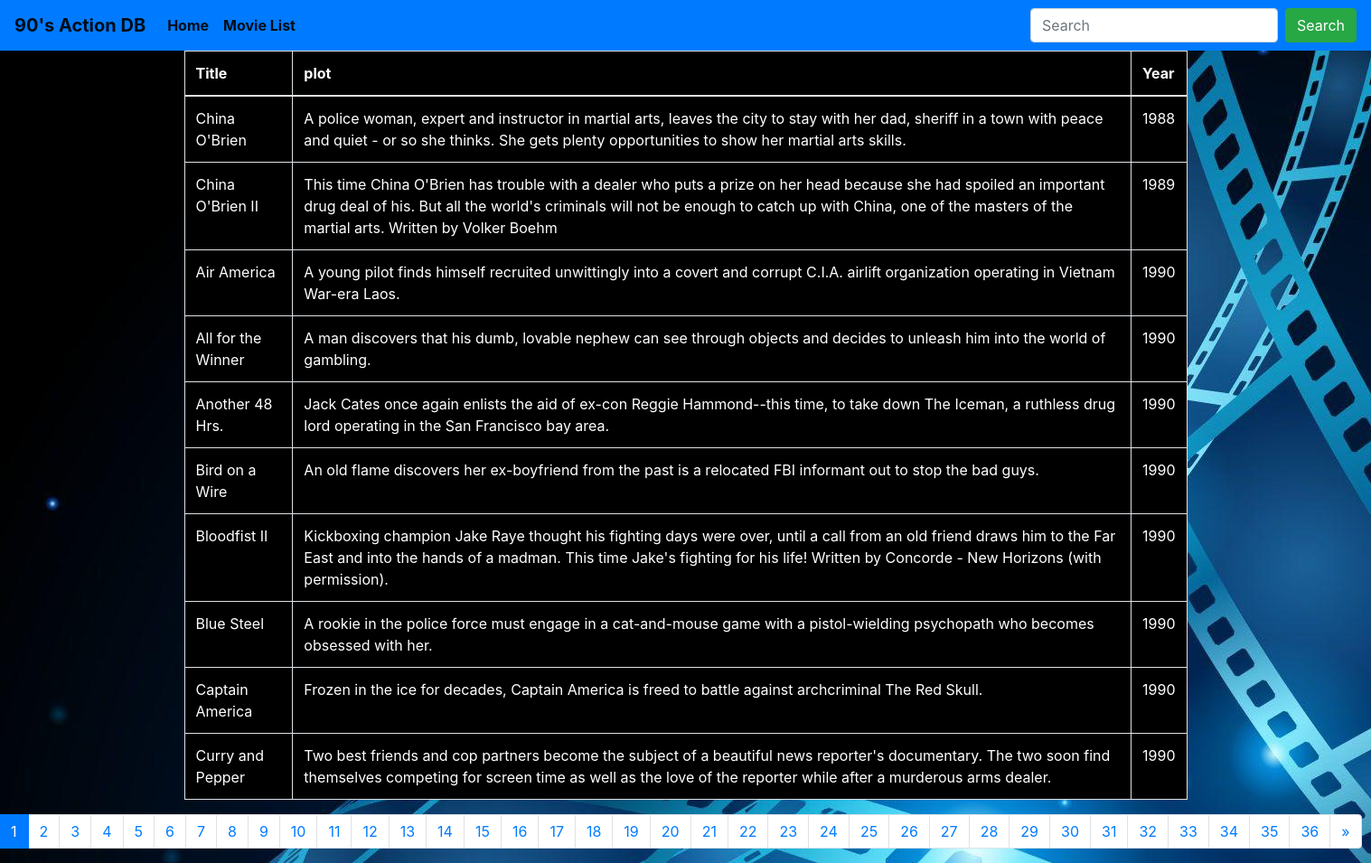
The app's page /movies with its own data.
### app/models.py (models this page shows)
class Films(models.Model):
    movie_id = models.IntegerField(primary_key=True)
    movie = models.CharField(max_length=55)
    director = models.CharField(max_length=55, blank=True, null=True)
    stars = models.CharField(max_length=67, blank=True, null=True)
    country = models.CharField(max_length=27, blank=True, null=True)
    url = models.TextField(blank=True, null=True)
    release_year = models.CharField(max_length=4)
    released = models.CharField(max_length=10, blank=True, null=True)
    plot = models.CharField(max_length=729, blank=True, null=True)
    class Meta:
        managed = False
        db_table = 'films'

### app/views.py (the view)
# urls.py: path('movies', views.movielist, name='movielist'),
def movielist(request):
    movies = Films.objects.all().order_by('release_year', 'movie')
    page = request.GET.get('page', 1)
    paginator = Paginator(movies, 10)
    try:
        films = paginator.page(page)
    except PageNotAnInteger:
        films = paginator.page(1)
    except EmptyPage:
        films = paginator.page(paginator.num_pages)
    return render(request, 'app/movielist.html', {'films': films})

### app/templates/app/movielist.html (shortened to what this page needs)
{% extends 'app/base.html' %}
{% block content %}
<div class="container">
<table class="table table-bordered">
  <thead>
    <tr>
      <th>Title</th>
      <th>plot</th>
      <th>Year</th>
    </tr>
  </thead>
  <tbody>
    {% for film in films %}
      <tr>
        <td>{{ film.movie }}</td>
        <td>{{ film.plot }}</td>
        <td>{{ film.release_year }}</td>
      </tr>
    {% endfor %}
  </tbody>
</table>
</div>
{% if films.has_other_pages %}
<nav aria-label="Page navigation example">
  <ul class="pagination">
    {% for i in films.paginator.page_range %}
      {% if films.number == i %}
       <li class="page-item active"><a class="page-link" href="?page={{ i }}">{{ i }}</a></li>
      {% else %}
        <li class="page-item"><a class="page-link" href="?page={{ i }}">{{ i }}</a></li>
      {% endif %}
    {% endfor %}
    {% if films.has_next %}
      <li class="page-item"><a class="page-link" href="?page={{ films.next_page_number }}">»</a></li>
    {% else %}
      <li class="page-item disabled"><span></span></li>
    {% endif %}
  </ul>
  </nav>
{% endif %}
{% endblock %}

### app/templates/app/base.html (shortened to what this page needs)
<!doctype html>
<html lang="en">
  <head>
    <link rel="stylesheet" href="https://stackpath.bootstrapcdn.com/bootstrap/4.4.1/css/bootstrap.min.css">
  </head>
  <body>
  <nav class="navbar navbar-expand-lg navbar-light bg-primary">
  <a class="navbar-brand font-weight-bold" href="{% url 'index' %}">90's Action DB</a>
  <div class="collapse navbar-collapse" id="navbarSupportedContent">
    <ul class="navbar-nav mr-auto">
      <li class="nav-item active">
        <a class="nav-link font-weight-bold" href="{% url 'index' %}">Home <span class="sr-only">(current)</span></a>
      </li>
      <li class="nav-item active">
        <a class="nav-link font-weight-bold" href="{% url 'movielist' %}">Movie List</a>
      </li>
    </ul>
    <form action="{% url 'search_results' %}"  method="GET"  class="form-inline my-2 my-lg-0">
      <input name="search" class="form-control mr-sm-2" type="search" placeholder="Search" aria-label="Search">
      <button  class="btn btn-success" type="submit">Search</button>
    </form>
  </div>
</nav>
    {% block content%}{% endblock %}
  {% load static %}
  </body>
</html>

### records on screen
Films: movie "China O'Brien", plot "A police woman, expert and instructor in martial arts, leaves the city to stay with her dad, sheriff in a town with peace and quiet - or so she thinks. She gets plenty opportunities to show her martial arts skills.", release_year "1988"
Films: movie "China O'Brien II", plot "This time China O'Brien has trouble with a dealer who puts a prize on her head because she had spoiled an important drug deal of his. But all the world's criminals will not be enough to catch up with China, one of the masters of the martial arts. Written by Volker Boehm", release_year "1989"
Films: movie "Air America", plot "A young pilot finds himself recruited unwittingly into a covert and corrupt C.I.A. airlift organization operating in Vietnam War-era Laos.", release_year "1990"
Films: movie "All for the Winner", plot "A man discovers that his dumb, lovable nephew can see through objects and decides to unleash him into the world of gambling.", release_year "1990"
Films: movie "Another 48 Hrs.", plot "Jack Cates once again enlists the aid of ex-con Reggie Hammond--this time, to take down The Iceman, a ruthless drug lord operating in the San Francisco bay area.", release_year "1990"
Films: movie "Bird on a Wire", plot "An old flame discovers her ex-boyfriend from the past is a relocated FBI informant out to stop the bad guys.", release_year "1990"
Films: movie "Bloodfist II", plot "Kickboxing champion Jake Raye thought his fighting days were over, until a call from an old friend draws him to the Far East and into the hands of a madman. This time Jake's fighting for his life! Written by Concorde - New Horizons (with permission).", release_year "1990"
Films: movie "Blue Steel", plot "A rookie in the police force must engage in a cat-and-mouse game with a pistol-wielding psychopath who becomes obsessed with her.", release_year "1990"
Films: movie "Captain America", plot "Frozen in the ice for decades, Captain America is freed to battle against archcriminal The Red Skull.", release_year "1990"
Films: movie "Curry and Pepper", plot "Two best friends and cop partners become the subject of a beautiful news reporter's documentary. The two soon find themselves competing for screen time as well as the love of the reporter while after a murderous arms dealer.", release_year "1990"

### other values on screen
{{ i }} "1"
{{ i }} "2" "3" "4" "5" "6" "7" "8" "9" "10" "11" "12" "13" "14" "15" "16" "17" "18" "19" "20" "21" "22" "23" "24" "25" "26" "27" "28" "29" "30" "31" "32" "33" "34" "35" "36"
